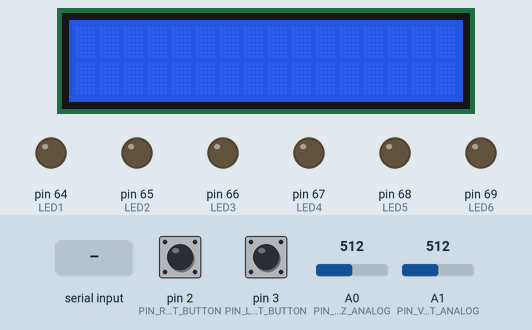
Simulated run of this sketch. Board: Arduino Mega 2560, built with avr-gcc and run on an emulated ATmega2560. On the bench: 16×2 character LCD, output pins drawn as LEDs (lit = HIGH). The inputs (shaded band) are chosen by the test bench; at power-on: pin 2 (PIN_RIGHT_BUTTON) HIGH, pin 3 (PIN_LEFT_BUTTON) HIGH, A0 (PIN_HORZ_ANALOG) = 512, A1 (PIN_VERT_ANALOG) = 512.

Above: at 1.2 s.
1.3 s: "1\n" received over Serial
At 2.0 s:
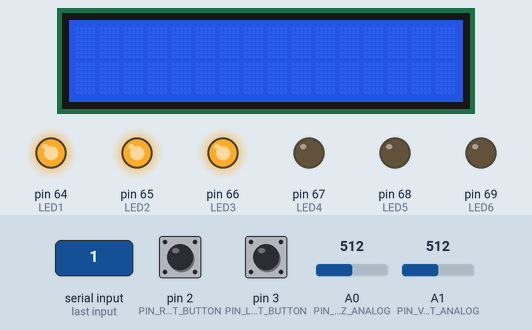
2.8 s: pin 2 (PIN_RIGHT_BUTTON) pulled LOW for 0.15 s
At 3.9 s:
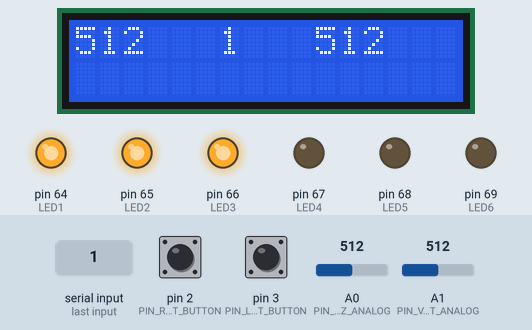
4.4 s: pin 3 (PIN_LEFT_BUTTON) pulled LOW for 0.15 s
At 5.2 s:
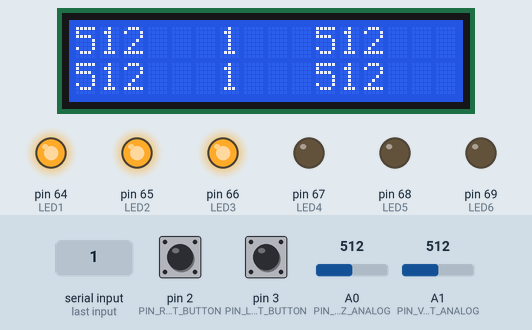
6.0 s: pin 2 (PIN_RIGHT_BUTTON) pulled LOW for 1 s
At 6.4 s:
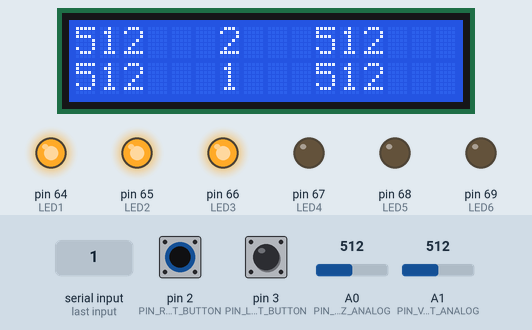
8.5 s: pin 3 (PIN_LEFT_BUTTON) pulled LOW for 1 s
At 9.5 s:
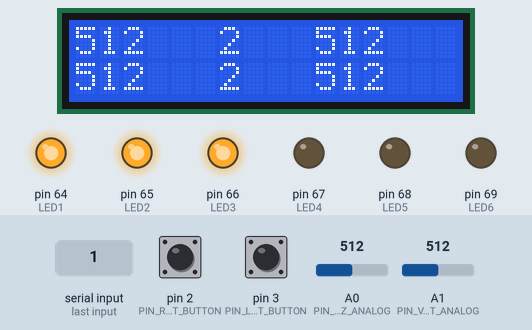
Timing chart, 0 to 11.5 s (numbered marks = the images above; inputs shaded):
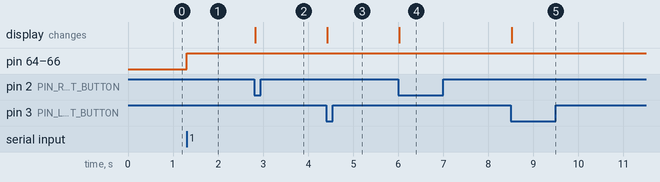

Measured:
- after the input at 1.3 s, pin 64 (LED1), pin 65 (LED2), pin 66 (LED3): LOW → HIGH at once
- after the input at 2.8 s, the display: changes at once (image 2)
- after the input at 4.4 s, the display: changes at once (image 3)
- after the input at 6.0 s, the display: changes at once (image 4)
- after the input at 8.5 s, the display: changes at once (image 5)

The sketch:

Exam2_Wang.ino
```cpp
#include <LiquidCrystal.h>

#define LED1 64
#define LED2 65
#define LED3 66
#define LED4 67
#define LED5 68
#define LED6 69
#define PIN_RIGHT_BUTTON 2
#define PIN_LEFT_BUTTON 3
#define PIN_CONTRAST_ANALOG A8
#define PIN_HORZ_ANALOG 0
#define PIN_VERT_ANALOG 1
#define FLAG_INTERRUPT_0 0x01
#define FLAG_INTERRUPT_1 0x02
#define FLAG_INTERRUPT_2 0x04

int horz = analogRead(PIN_HORZ_ANALOG);
int vert = analogRead(PIN_VERT_ANALOG);
unsigned long horzTotal = 0;
unsigned long vertTotal = 0;
int horzCount = 0;
int vertCount = 0;
unsigned long before = 0;
unsigned long after = 0;
volatile int mainEventFlags = 0;
LiquidCrystal lcd(14, 15, 16, 17, 18, 19, 20);

void setup() {
  Serial.begin(9600);
  pinMode(LED1, OUTPUT);
  pinMode(LED2, OUTPUT);
  pinMode(LED3, OUTPUT);
  pinMode(LED4, OUTPUT);
  pinMode(LED5, OUTPUT);
  pinMode(LED6, OUTPUT);
  pinMode(PIN_LEFT_BUTTON, INPUT_PULLUP);
  pinMode(PIN_RIGHT_BUTTON, INPUT_PULLUP);
  lcd.begin(16, 2);
  lcd.clear();
  attachInterrupt(0, int0_isr, FALLING);
  attachInterrupt(1, int1_isr, FALLING);
}

void serialEvent() {
  while (Serial.available()) {
    char inChar = (char)Serial.read();
    if (inChar <= '4' && inChar >= '0') {
      digitalWrite(LED1, HIGH);
      digitalWrite(LED2, HIGH);
      digitalWrite(LED3, HIGH);
      digitalWrite(LED4, LOW);
      digitalWrite(LED5, LOW);
      digitalWrite(LED6, LOW);
    } else if (inChar <= '9' && inChar >= '5') {
      digitalWrite(LED1, HIGH);
      digitalWrite(LED2, HIGH);
      digitalWrite(LED3, HIGH);
      digitalWrite(LED4, HIGH);
      digitalWrite(LED5, HIGH);
      digitalWrite(LED6, HIGH);
    } else if (inChar == '\n') {

    } else {
      digitalWrite(LED1, LOW);
      digitalWrite(LED2, LOW);
      digitalWrite(LED3, LOW);
      digitalWrite(LED4, LOW);
      digitalWrite(LED5, LOW);
      digitalWrite(LED6, LOW);
    }
  }
}

void loop() {
  horz = analogRead(PIN_HORZ_ANALOG);
  vert = analogRead(PIN_VERT_ANALOG);
  if (mainEventFlags & FLAG_INTERRUPT_0) {
    delay(20);
    mainEventFlags &= ~FLAG_INTERRUPT_0;
    if (!digitalRead(PIN_RIGHT_BUTTON)) {
      horzCount++;
      horzTotal+=horz;
      lcd.setCursor(0,0);
      lcd.print(horz);
      lcd.print("   ");
      lcd.setCursor(6,0);
      lcd.print(horzCount);
      lcd.print("   ");
      lcd.setCursor(10,0);
      lcd.print(horzTotal/horzCount);
      lcd.print("   ");
    }
  }
  if (mainEventFlags & FLAG_INTERRUPT_1) {
    mainEventFlags &= ~FLAG_INTERRUPT_1;
    delay(20);
    if (!digitalRead(PIN_LEFT_BUTTON)) {
      vertCount++;
      vertTotal+=vert;
      lcd.setCursor(0,1);
      lcd.print(vert);
      lcd.print("   ");
      lcd.setCursor(6,1);
      lcd.print(vertCount);
      lcd.print("   ");
      lcd.setCursor(10,1);
      lcd.print(vertTotal/vertCount);
      lcd.print("   ");
    }
  }
  after = millis();
  if(after - before == 3000){
    Serial.println(after/3000);
    before = after;
  }
}

void int0_isr() {
  mainEventFlags |= FLAG_INTERRUPT_0;
}

void int1_isr() {
  mainEventFlags |= FLAG_INTERRUPT_1;
}
```
